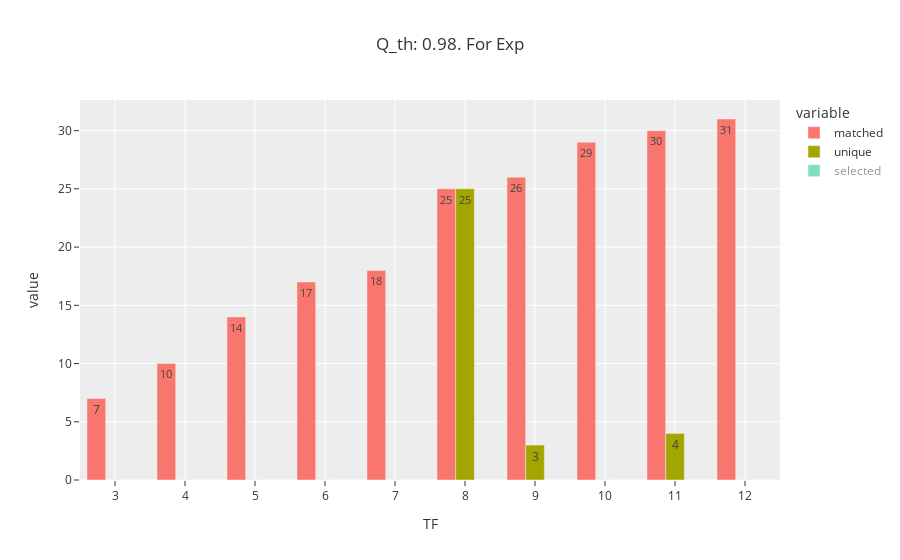

Notebook code cell kept with this figure:
### Markdown cell above
# Check for specific TF

We found the 98 TFs by varying the number of TFs and then doing the interesection. However, can we just use one value for TF?

### Code cell
q_th = 0.98
matched_exp, fig_exp, exps_th, global_stats = calculate_degree_thresholds(exp_set=exp_set, sel_tfs=t_sel_tfs, label="Exp", q_th=q_th, verbose=False)
fig_exp.show()

### Figure 1 — Plotly figure (JSON) as saved in the notebook; plotly's stock layout.template omitted (floating-point values rounded to 4 significant figures)
{"data": [{"alignmentgroup": "True", "hovertemplate": "variable=matched<br>TF=%{x}<br>value=%{y}<extra></extra>", "legendgroup": "matched", "marker": {"color": "#F8766D", "pattern": {"shape": ""}}, "name": "matched", "offsetgroup": "matched", "orientation": "v", "showlegend": true, "textposition": "auto", "texttemplate": "%{y}", "type": "bar", "x": ["3", "4", "5", "6", "7", "8", "9", "10", "11", "12"], "xaxis": "x", "y": [7, 10, 14, 17, 18, 25, 26, 29, 30, 31], "yaxis": "y"}, {"alignmentgroup": "True", "hovertemplate": "variable=unique<br>TF=%{x}<br>value=%{y}<extra></extra>", "legendgroup": "unique", "marker": {"color": "#A3A500", "pattern": {"shape": ""}}, "name": "unique", "offsetgroup": "unique", "orientation": "v", "showlegend": true, "textposition": "auto", "texttemplate": "%{y}", "type": "bar", "x": ["3", "4", "5", "6", "7", "8", "9", "10", "11", "12"], "xaxis": "x", "y": [0, 0, 0, 0, 0, 25, 3, 0, 4, 0], "yaxis": "y"}, {"alignmentgroup": "True", "hovertemplate": "variable=selected<br>TF=%{x}<br>value=%{y}<extra></extra>", "legendgroup": "selected", "marker": {"color": "#00BF7D", "pattern": {"shape": ""}}, "name": "selected", "offsetgroup": "selected", "orientation": "v", "showlegend": true, "textposition": "auto", "texttemplate": "%{y}", "type": "bar", "visible": "legendonly", "x": ["3", "4", "5", "6", "7", "8", "9", "10", "11", "12"], "xaxis": "x", "y": [102, 107, 105, 111, 101, 111, 107, 104, 103, 102], "yaxis": "y"}], "layout": {"barmode": "group", "legend": {"title": {"text": "variable"}, "tracegroupgap": 0}, "title": {"text": "Q_th: 0.98. For Exp"}, "xaxis": {"anchor": "y", "domain": [0, 1], "title": {"text": "TF"}}, "yaxis": {"anchor": "x", "domain": [0, 1], "title": {"text": "value"}}}}
